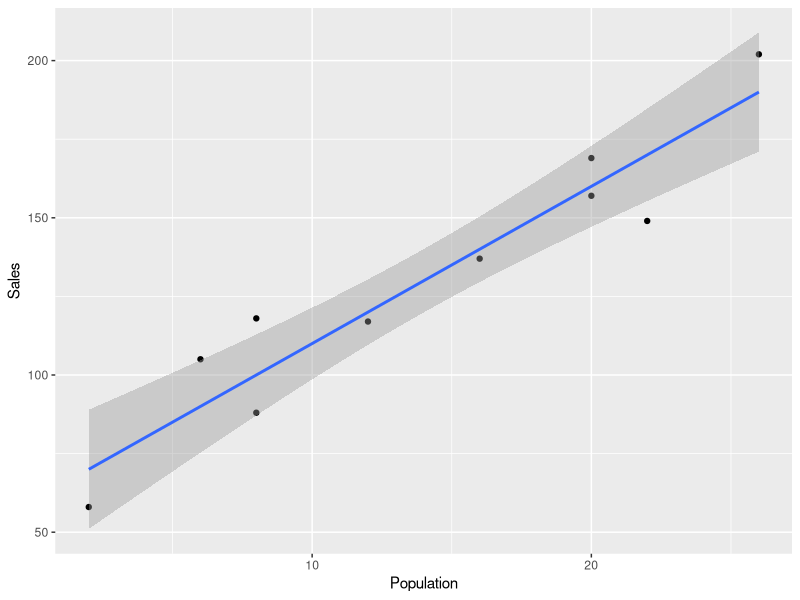
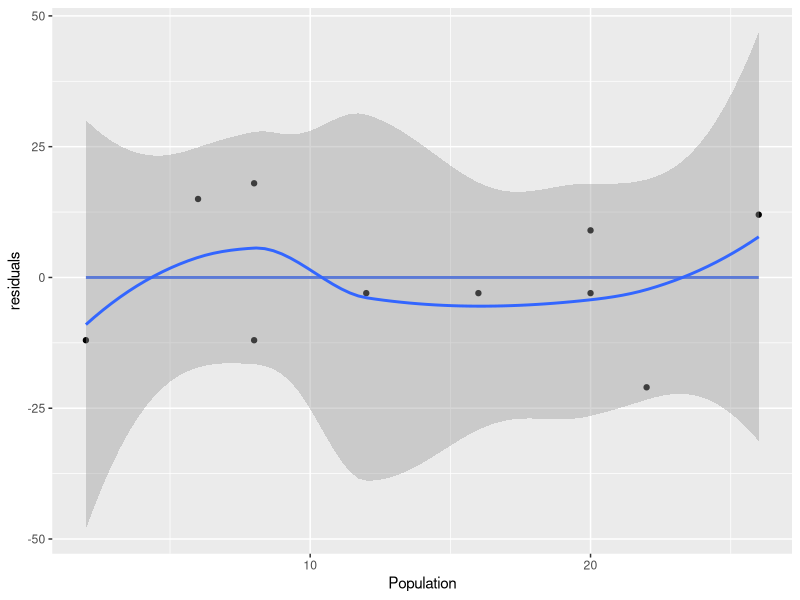
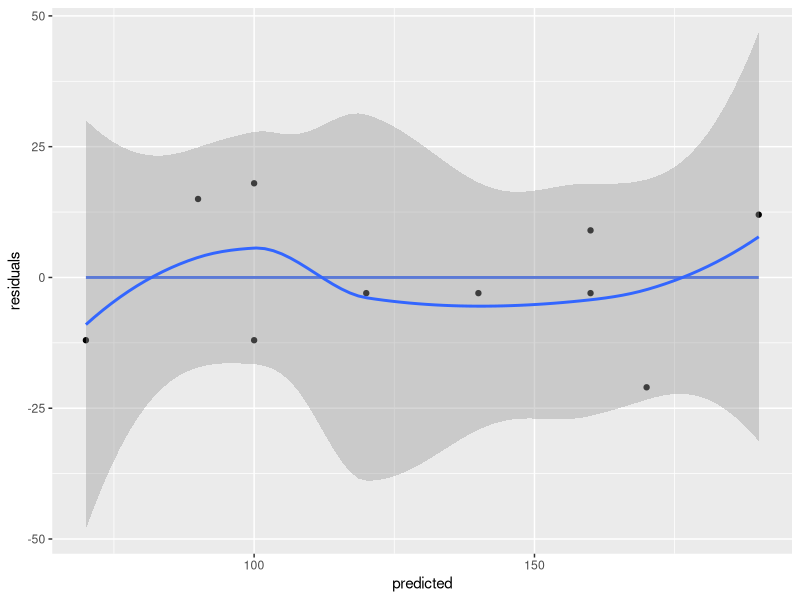
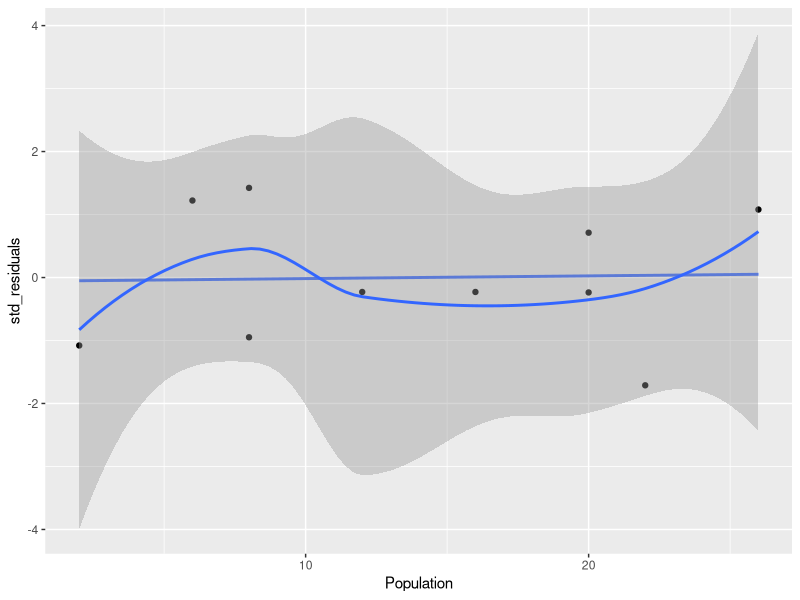
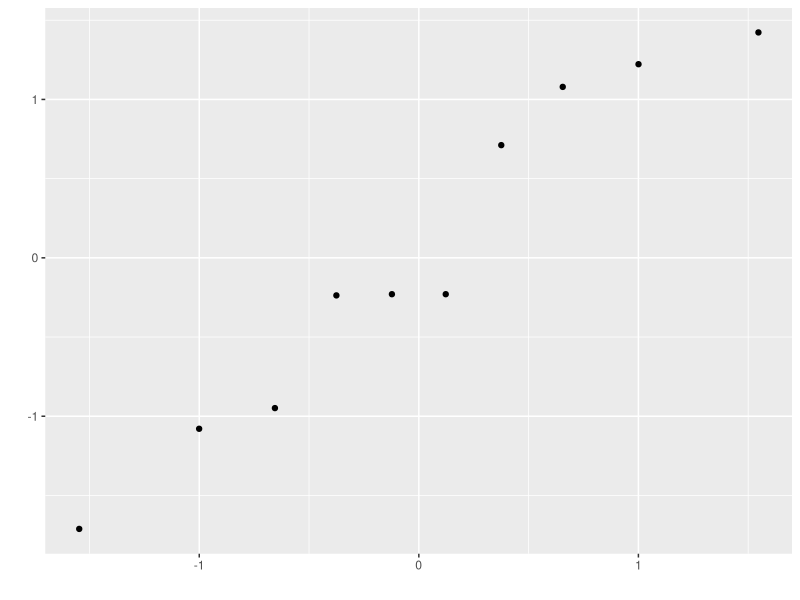
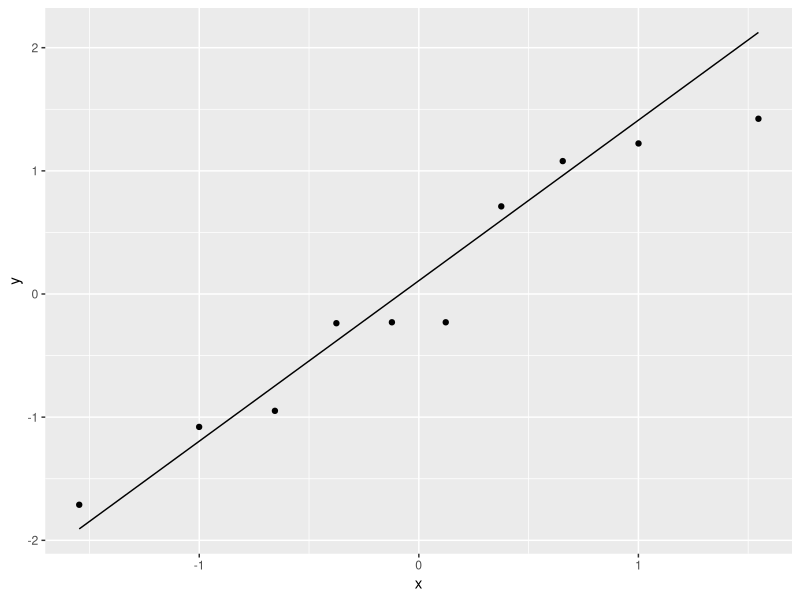
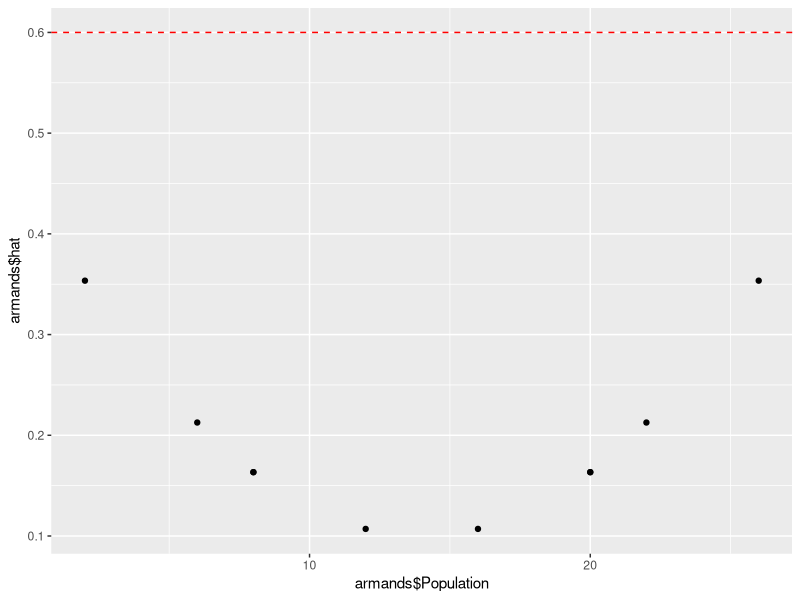
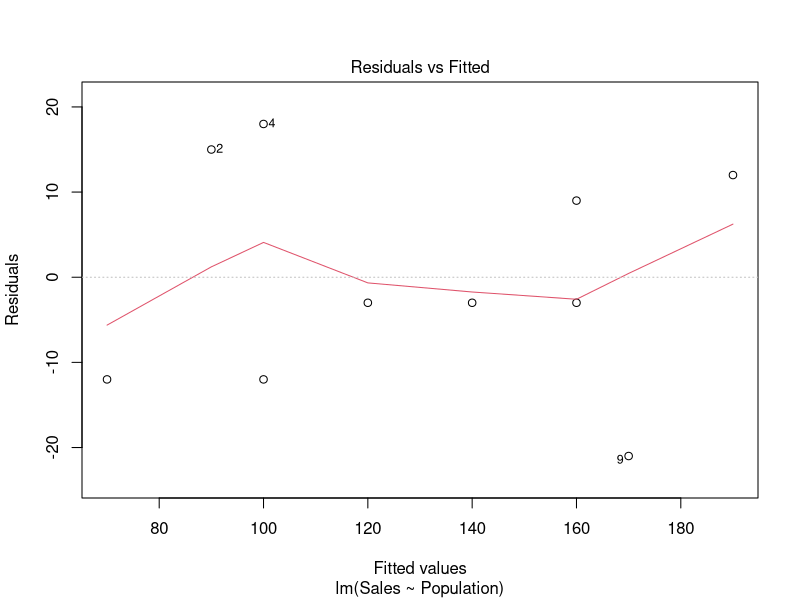

Generate these figures, in order, with R:
# Clear the environment
rm(list = ls())

# Read Excel file in R
library(readxl)
armands <- read_excel("armands.xlsx")
summary(armands)

# Examine Correlation between variables (Multiple R in Excel)
cor(armands$Population, armands$Sales)

# Simple linear regression
armands_slr <- lm(Sales ~ Population, data = armands)
armands_slr$coefficients # coefficients

# Plotting data and regression line
library(tidyverse)
armands %>% ggplot(aes(x = Population, y = Sales)) + # coordinate system
  geom_point() + # scatter plot
  geom_smooth(method = 'lm', se = TRUE) # abline with conf. interval (gray)

# R Squared Value
summary(armands_slr)$r.squared

# Adjusted R Squared Value
summary(armands_slr)$adj.r.squared

# Complete regression analysis
summary(armands_slr)

# Confidence and Prediction Interval
predict (armands_slr, data.frame(Population = 10), interval = "confidence", conf.level = 0.95)
predict (armands_slr, data.frame(Population = 10), interval = "prediction", conf.level = 0.95)


# Residual analysis (method 1)
armands$predicted <- fitted(armands_slr)
armands$residuals <- residuals(armands_slr)
armands$std_residuals <- rstandard(armands_slr)

# Residual plot against x
armands %>% ggplot(aes(x = Population, y = residuals)) + 
  geom_point() +
  geom_smooth(method = 'lm', se = FALSE) + # we observe no pattern
  geom_smooth() # we observe no pattern

# Residual plot against y-hat
armands %>% ggplot(aes(x = predicted, y = residuals)) + 
  geom_point() +
  geom_smooth(method = 'lm', se = FALSE) + # we observe no pattern
  geom_smooth() # we observe no pattern
  
# Standard residual plot against x
armands %>% ggplot(aes(x = Population, y =std_residuals)) + 
  geom_point() +
  geom_smooth(method = 'lm', se = FALSE) + # we observe no pattern
  geom_smooth() # we observe no pattern

# QQ Plot (method 1)
qplot(sample = armands$std_residuals)

# QQ Plot (method 2)
armands %>% ggplot(aes(sample = std_residuals)) +
  geom_qq() + 
  geom_qq_line()

# Calculating Leverage (Hat Values)
armands$hat <- hatvalues(armands_slr) #none greater than 6/10=0.6
qplot (armands$Population, armands$hat) +
  geom_hline(yintercept=0.6, linetype="dashed", color = "red")

# Residual analysis (method 2)
plot(armands_slr, which = 1) # produces 5 plots
# 1 = residuals versus fitted
# 2 = QQ plot
# 3 = Scale-Location
# 4 = Cook's Distance
# 5 = Williams-like Graph

plot(armands_slr, which = 4) #none greater than 4/10=0.4
armands$cook <- cooks.distance(armands_slr)
# Cook's distance is a combination of leverage and residual values
# The higher the leverage and residuals, the higher the Cook’s distance.
# Investigate any point over 0.5, values over 1.0 are influential

plot(armands_slr, which = 5) #none greater than 4/10=0.4
# in this plot (leverage ~ std) we are looking for values lying outside dashed line

